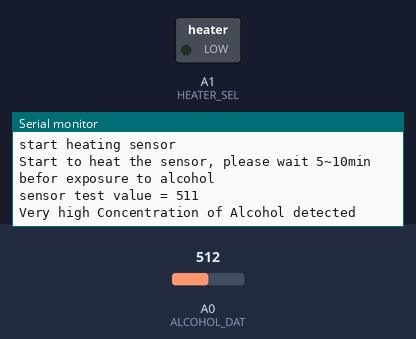
Bench run of a sketch on a simulated Arduino Uno, built with avr-gcc and run on an emulated ATmega328P. On the bench: switched loads named in the sketch (green lamp = pin HIGH), the last lines printed to the serial monitor. The test bench sets the inputs (shaded band); at power-on: A0 (ALCOHOL_DAT) = 512.

Above: at 1.2 s.
1.3 s: A0 (ALCOHOL_DAT) set to 438
At 6.4 s:
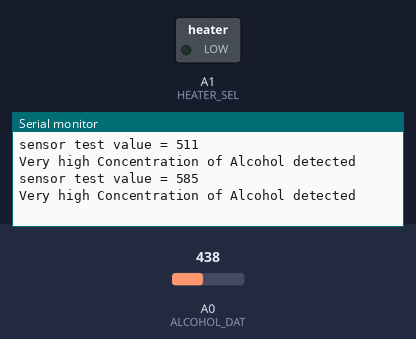
7.3 s: A0 (ALCOHOL_DAT) set to 408
At 11.6 s:
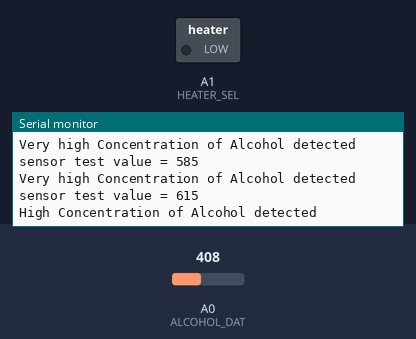
Timing chart, 0 to 13.1 s (numbered marks = the images above; inputs shaded):
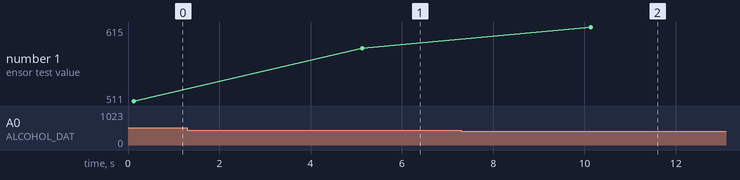

Measured:
- the behaviour switches between 423 and 422 on A0 (ALCOHOL_DAT) (found by bisection; images 1 and 2)
- after the input at 1.3 s, the serial monitor: prints a new line after 3.8 s (image 1)
- after the input at 7.3 s, the serial monitor: prints a new line after 2.8 s (image 2)
- plotted number 1: 511 → 585 after the input at 1.3 s, 585 → 615 after the input at 7.3 s

The sketch:

DetectAlcoholVapor.ino
```cpp
// (licence header left out)
/*macro definitions of Alcohol Sensor's pins*/
#define ALCOHOL_DAT A0
#define HEATER_SEL	A1

void setup()
{
	Serial.begin(9600);  // open the serial port at 9600 bps
  Serial.println("start initialization of pins");
	pinsInit();
  Serial.println("start heating sensor");
	switchOnHeater();
	Serial.println("Start to heat the sensor, please wait 5~10min befor exposure to alcohol");
}
void loop()
{
	int sensorValue;
	sensorValue = analogRead(ALCOHOL_DAT); //read the analog value
	int value = 1023 - sensorValue;
	//Disply the results in serial monitor.
	Serial.print("sensor test value = ");
	//sensorValue goes down when alcohol is detected. Hence subtracting from 1023.
	Serial.println(value);
	/*The information below is recommended result of the judgment*/
	if(value < 200)
		Serial.println("No alcohol vapor detected");
	else if((value > 600) && (value < 750))
		Serial.println("High Concentration of Alcohol detected");
	else
		Serial.println("Very high Concentration of Alcohol detected");
	delay(5000);
}

void pinsInit()
{
	pinMode(HEATER_SEL,OUTPUT);// set the HEATER_SEL as digital output.
	switchOffHeater(); //when HEATER_SEL is set, heater is switched off.
	pinMode(ALCOHOL_DAT,INPUT);
}
/*switch on the heater of Alcohol sensor*/
void switchOnHeater()
{
	digitalWrite(HEATER_SEL,LOW);
}
/*switch off the heater of Alcohol sensor*/
void switchOffHeater()
{
	digitalWrite(HEATER_SEL,HIGH);
}
```
